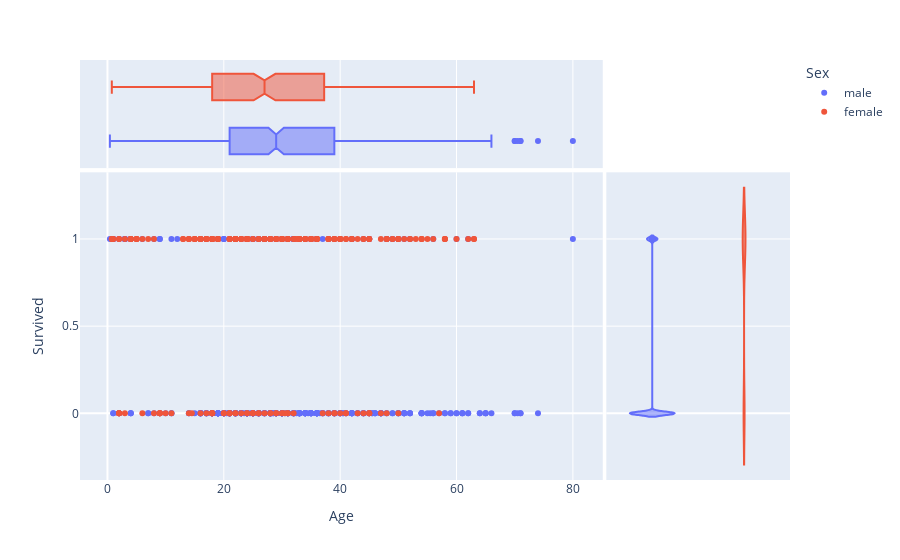

The notebook cell saved with this chart:
### Code cell
px.scatter(train_viz, x='Age', y='Survived', marginal_x='box', marginal_y='violin', color='Sex')

### Figure 1 — Plotly figure (JSON) as saved in the notebook; plotly's stock layout.template omitted (floating-point values rounded to 4 significant figures; data arrays with more than 128 entries replaced by an {"elided": "..."} marker saying what was removed)
{"data": [{"hovertemplate": "Sex=male<br>Age=%{x}<br>Survived=%{y}<extra></extra>", "legendgroup": "male", "marker": {"color": "#636efa", "symbol": "circle"}, "mode": "markers", "name": "male", "orientation": "v", "showlegend": true, "type": "scatter", "x": {"elided": "577 float values"}, "xaxis": "x", "y": {"elided": "577 int values"}, "yaxis": "y"}, {"alignmentgroup": "True", "hovertemplate": "Sex=male<br>Age=%{x}<extra></extra>", "legendgroup": "male", "marker": {"color": "#636efa", "symbol": "circle"}, "name": "male", "notched": true, "offsetgroup": "male", "showlegend": false, "type": "box", "x": {"elided": "577 float values"}, "xaxis": "x3", "yaxis": "y3"}, {"alignmentgroup": "True", "hovertemplate": "Sex=male<br>Survived=%{y}<extra></extra>", "legendgroup": "male", "marker": {"color": "#636efa", "symbol": "circle"}, "name": "male", "offsetgroup": "male", "scalegroup": "y", "showlegend": false, "type": "violin", "xaxis": "x2", "y": {"elided": "577 int values"}, "yaxis": "y2"}, {"hovertemplate": "Sex=female<br>Age=%{x}<br>Survived=%{y}<extra></extra>", "legendgroup": "female", "marker": {"color": "#EF553B", "symbol": "circle"}, "mode": "markers", "name": "female", "orientation": "v", "showlegend": true, "type": "scatter", "x": {"elided": "314 float values"}, "xaxis": "x", "y": {"elided": "314 int values"}, "yaxis": "y"}, {"alignmentgroup": "True", "hovertemplate": "Sex=female<br>Age=%{x}<extra></extra>", "legendgroup": "female", "marker": {"color": "#EF553B", "symbol": "circle"}, "name": "female", "notched": true, "offsetgroup": "female", "showlegend": false, "type": "box", "x": {"elided": "314 float values"}, "xaxis": "x3", "yaxis": "y3"}, {"alignmentgroup": "True", "hovertemplate": "Sex=female<br>Survived=%{y}<extra></extra>", "legendgroup": "female", "marker": {"color": "#EF553B", "symbol": "circle"}, "name": "female", "offsetgroup": "female", "scalegroup": "y", "showlegend": false, "type": "violin", "xaxis": "x2", "y": {"elided": "314 int values"}, "yaxis": "y2"}], "layout": {"legend": {"title": {"text": "Sex"}, "tracegroupgap": 0}, "margin": {"t": 60}, "xaxis": {"anchor": "y", "domain": [0, 0.7363], "title": {"text": "Age"}}, "xaxis2": {"anchor": "y2", "domain": [0.7413, 1], "matches": "x2", "showgrid": false, "showline": false, "showticklabels": false, "ticks": ""}, "xaxis3": {"anchor": "y3", "domain": [0, 0.7363], "matches": "x", "showgrid": true, "showticklabels": false}, "xaxis4": {"anchor": "y4", "domain": [0.7413, 1], "matches": "x2", "showgrid": false, "showline": false, "showticklabels": false, "ticks": ""}, "yaxis": {"anchor": "x", "domain": [0, 0.7326], "title": {"text": "Survived"}}, "yaxis2": {"anchor": "x2", "domain": [0, 0.7326], "matches": "y", "showgrid": true, "showticklabels": false}, "yaxis3": {"anchor": "x3", "domain": [0.7426, 1], "matches": "y3", "showgrid": false, "showline": false, "showticklabels": false, "ticks": ""}, "yaxis4": {"anchor": "x4", "domain": [0.7426, 1], "matches": "y3", "showgrid": true, "showline": false, "showticklabels": false, "ticks": ""}}}
